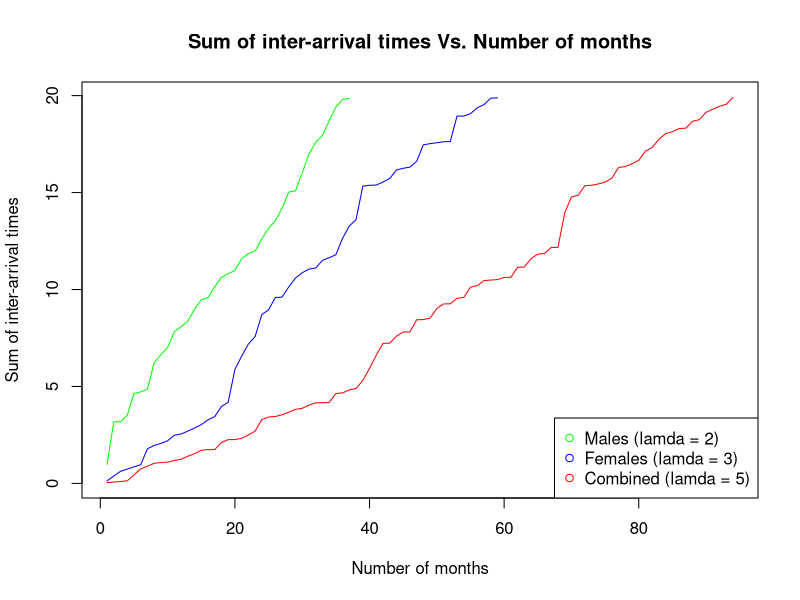
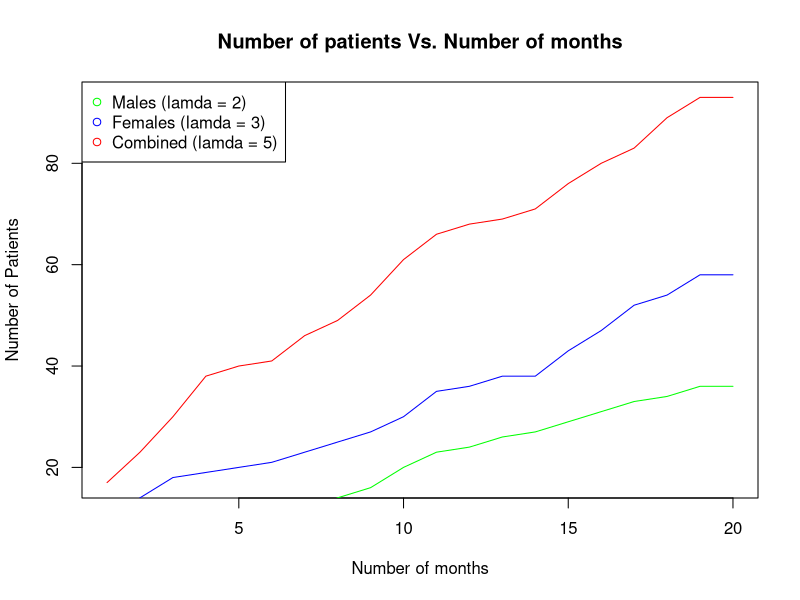

Generate these figures, in order, with R:
# Here I have used the fact that
# if we want to study Males and Females together,
# we can model them as a single poisson process with
# rate as 2 + 3 = 5

# Setting the seed for reproducibility
set.seed(2009)

ttimes <- c(0, 0, 0)

x <- rep(list(list()), 3)
sn <- rep(list(list()), 3)

flags <- c(FALSE, FALSE, FALSE)

while (TRUE) {
  
  xi1 <- rexp(n = 1, rate = 2)
  xi2 <- rexp(n = 1, rate = 3)
  xi3 <- rexp(n = 1, rate = 5)
  
  xi <- c(xi1, xi2, xi3)
  
  for (i in seq(1, 3)){
    if (flags[i] == FALSE && ttimes[i] + xi[i] <= 20){
      
      ttimes[i] <- ttimes[i] + xi[i]
      x[[i]] <- c(x[[i]], xi[i])
      sn[[i]] <- c(sn[[i]], ttimes[i])
    }
    else{
      flags[i] <- TRUE
    }
  }
  
  if(flags[1] == TRUE && flags[2] == TRUE && flags[3] == TRUE){
    break
  }
  
}

nt <- matrix(0, nrow = 3, ncol = 20)



for (i in seq(1, 3)) {
  for (j in seq(1, length(sn[[i]]) - 1)) {
    for (k in seq(1, 20)) {
      if(sn[[i]][j] <= k) {
        nt[i, k] <- j
      }
    }
  }
}

plot(unlist(sn[[3]]), type = "l", col="red", main = "Sum of inter-arrival times Vs. Number of months", xlab = "Number of months", ylab = "Sum of inter-arrival times")
lines(unlist(sn[[2]]), type = "l", col="blue")
lines(unlist(sn[[1]]), type = "l", col="green")

legend("bottomright", legend = c("Males (lamda = 2)", "Females (lamda = 3)", "Combined (lamda = 5)"), col = c("green", "blue", "red"), pch=c(1,1,1))

plot(nt[3, ], type = "l", col="red", main = "Number of patients Vs. Number of months", xlab = "Number of months", ylab = "Number of Patients")
lines(nt[2, ], type = "l", col="blue")
lines(nt[1, ], type = "l", col="green")
legend("topleft", legend = c("Males (lamda = 2)", "Females (lamda = 3)", "Combined (lamda = 5)"), col = c("green", "blue", "red"), pch=c(1,1,1,1))
